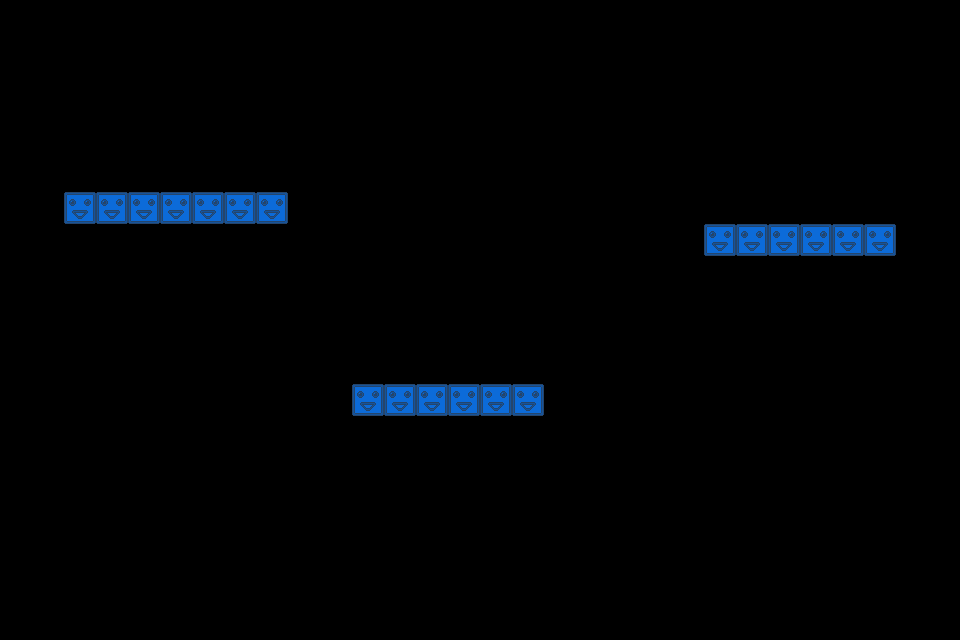

Rendered tile map (Tiled .tmx) drawn with the repository's tilesets; below, a short description and the map source with its tile grids summarised:
An orthogonal 30x20 tile map with 32x32 px tiles, 1 tile layer (blue).

<map version="1.0" orientation="orthogonal" renderorder="right-down" width="30" height="20" tilewidth="32" tileheight="32" nextobjectid="1">
 <tileset firstgid="1" name="blocksnshit" tilewidth="32" tileheight="32" tilecount="3" columns="3">
  <image source="blocks.png" width="96" height="32" />
 </tileset>
 <layer name="blue" width="30" height="20">
  <data>[600 cells, 19 non-empty, 1 distinct tile ids]</data>
 </layer>
</map>
